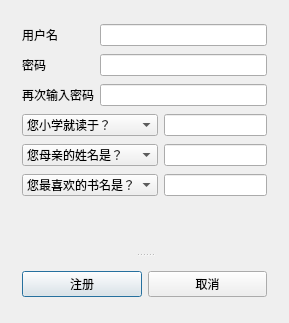
<?xml version="1.0" encoding="UTF-8"?>
<ui version="4.0">
 <class>QDlgRegisterClass</class>
 <widget class="QDialog" name="QDlgRegisterClass">
  <property name="geometry">
   <rect>
    <x>0</x>
    <y>0</y>
    <width>289</width>
    <height>323</height>
   </rect>
  </property>
  <property name="windowTitle">
   <string>QDlgRegister</string>
  </property>
  <layout class="QVBoxLayout" name="verticalLayout">
   <item>
    <widget class="QSplitter" name="splitter">
     <property name="orientation">
      <enum>Qt::Vertical</enum>
     </property>
     <widget class="QWidget" name="layoutWidget">
      <layout class="QGridLayout" name="gridLayout">
       <item row="4" column="0" colspan="2">
        <widget class="QComboBox" name="comboBoxParent">
         <item>
          <property name="text">
           <string>您母亲的姓名是？</string>
          </property>
         </item>
         <item>
          <property name="text">
           <string>您父亲的姓名是？</string>
          </property>
         </item>
        </widget>
       </item>
       <item row="7" column="0" colspan="3">
        <widget class="QLabel" name="labelWarning">
         <property name="minimumSize">
          <size>
           <width>200</width>
           <height>20</height>
          </size>
         </property>
         <property name="maximumSize">
          <size>
           <width>16777215</width>
           <height>30</height>
          </size>
         </property>
         <property name="text">
          <string/>
         </property>
        </widget>
       </item>
       <item row="0" column="0">
        <widget class="QLabel" name="labelUsername">
         <property name="text">
          <string>用户名</string>
         </property>
        </widget>
       </item>
       <item row="1" column="0">
        <widget class="QLabel" name="labelPwd">
         <property name="text">
          <string>密码</string>
         </property>
        </widget>
       </item>
       <item row="3" column="2">
        <widget class="QLineEdit" name="lineEditSchool"/>
       </item>
       <item row="5" column="0" colspan="2">
        <widget class="QComboBox" name="comboBoxFavourite">
         <item>
          <property name="text">
           <string>您最喜欢的书名是？</string>
          </property>
         </item>
         <item>
          <property name="text">
           <string>您最喜欢的车是？</string>
          </property>
         </item>
         <item>
          <property name="text">
           <string>您最喜欢的宠物是？</string>
          </property>
         </item>
         <item>
          <property name="text">
           <string>您最喜欢的运动是？</string>
          </property>
         </item>
        </widget>
       </item>
       <item row="0" column="1" colspan="2">
        <widget class="QLineEdit" name="lineEditUername"/>
       </item>
       <item row="1" column="1" colspan="2">
        <widget class="QLineEdit" name="lineEditPwd"/>
       </item>
       <item row="3" column="0" colspan="2">
        <widget class="QComboBox" name="comboBoxSchool">
         <item>
          <property name="text">
           <string>您小学就读于？</string>
          </property>
         </item>
         <item>
          <property name="text">
           <string>您初中就读于？</string>
          </property>
         </item>
         <item>
          <property name="text">
           <string>您高中就读于？</string>
          </property>
         </item>
         <item>
          <property name="text">
           <string>您大学就读于？</string>
          </property>
         </item>
        </widget>
       </item>
       <item row="2" column="0">
        <widget class="QLabel" name="labelPwd2">
         <property name="text">
          <string>再次输入密码</string>
         </property>
        </widget>
       </item>
       <item row="5" column="2">
        <widget class="QLineEdit" name="lineEditFavourite"/>
       </item>
       <item row="4" column="2">
        <widget class="QLineEdit" name="lineEditParent"/>
       </item>
       <item row="2" column="1" colspan="2">
        <widget class="QLineEdit" name="lineEditPwd2"/>
       </item>
      </layout>
     </widget>
     <widget class="QWidget" name="layoutWidget">
      <layout class="QGridLayout" name="gridLayout_2">
       <item row="0" column="0">
        <widget class="QPushButton" name="btnReg">
         <property name="text">
          <string>注册</string>
         </property>
        </widget>
       </item>
       <item row="0" column="1">
        <widget class="QPushButton" name="btnCancel">
         <property name="text">
          <string>取消</string>
         </property>
        </widget>
       </item>
      </layout>
     </widget>
    </widget>
   </item>
  </layout>
 </widget>
 <layoutdefault spacing="6" margin="11"/>
 <resources/>
 <connections>
  <connection>
   <sender>btnCancel</sender>
   <signal>clicked()</signal>
   <receiver>QDlgRegisterClass</receiver>
   <slot>close()</slot>
   <hints>
    <hint type="sourcelabel">
     <x>329</x>
     <y>427</y>
    </hint>
    <hint type="destinationlabel">
     <x>221</x>
     <y>233</y>
    </hint>
   </hints>
  </connection>
 </connections>
</ui>
